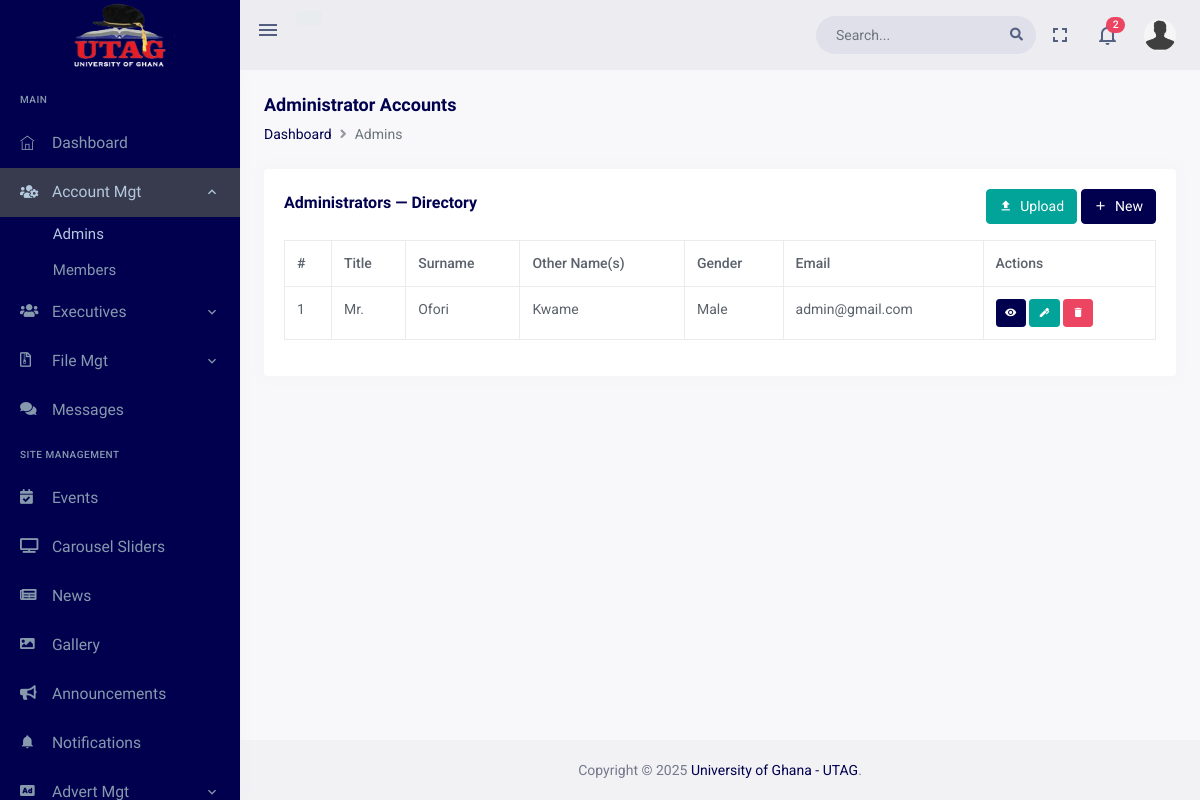
/dashboard/account_management/admins (signed in), run on the app's committed database.
### accounts/models.py (models this page shows, shortened)
class User(AbstractBaseUser, PermissionsMixin):
    TITLE_CHOICES = (
        ('Prof.', 'Prof.'),
        ("Prof. (Mrs.)", "Prof. (Mrs.)"),
        ('Dr.', 'Dr.'),
        ("Dr. (Alhaji)", "Dr. (Alhaji)"),
        ('Mr.', 'Mr.'),
        ('Mrs.', 'Mrs.'),
    )
    GENDER_CHOICES = (
        ('Male', 'Male'),
        ('Female', 'Female')
    )
    EXECUTIVE_POSITION_CHOICES = (
        ('President', 'President'),
        ('Vice President', 'Vice President'),
        ('Secretary', 'Secretary'),
        ('Treasurer', 'Treasurer'),
        ("Women's Executive Officer", "Women's Executive Officer"),
        ('Past President', 'Past President'),
        ('CBAS Rep', 'CBAS Rep'),
        ('College of Humanities Rep', 'College of Humanities Rep'),
        ('College of Health Rep', 'College of Health Rep'),
        ("College of Education Rep", "College of Education Rep"),
    )
    staff_id = models.CharField(max_length=20, unique=True, blank=True, null=True)
    title = models.CharField(max_length=15, choices=TITLE_CHOICES)
    other_name = models.CharField(max_length=30)
    surname = models.CharField(max_length=30)
    gender = models.CharField(max_length=10, choices=GENDER_CHOICES)
    profile_pic = models.ImageField(upload_to='profile_pictures/', blank=True, null=True)
    email = models.EmailField(unique=True)
    email_sent = models.BooleanField(default=False)
    phone_number = models.CharField(max_length=15, blank=True, null=True)
    school = models.ForeignKey(School, on_delete=models.SET_NULL, null=True, blank=True, related_name='users')
    college = models.ForeignKey(College, on_delete=models.SET_NULL, null=True, blank=True, related_name='users')
    department = models.ForeignKey(Department, on_delete=models.SET_NULL, null=True, blank=True, related_name='users')
    created_from_dashboard = models.BooleanField(default=False)
    created_by = models.ForeignKey('self', on_delete=models.CASCADE, blank=True, null=True)
    is_bulk_creation = models.BooleanField(default=False)
    created_at = models.DateTimeField(auto_now_add=True)
    updated_at = models.DateTimeField(auto_now=True)
    is_staff = models.BooleanField(default=False)
    is_superuser = models.BooleanField(default=False)
    executive_image = models.ImageField(upload_to='executive_images/', blank=True, null=True)
    executive_position = models.CharField(max_length=30, choices=EXECUTIVE_POSITION_CHOICES, blank=True, null=True)
    fb_profile_url = models.URLField(blank=True, null=True)
    twitter_profile_url = models.URLField(blank=True, null=True)
    linkedin_profile_url = models.URLField(blank=True, null=True)
    date_appointed = models.DateField(null=True, blank=True)
    date_ended = models.DateField(null=True, blank=True) # 2 years after appointment
    executive_terms = models.PositiveSmallIntegerField(default=1)
    is_active_executive = models.BooleanField(default=False)
    objects = UserManager()
    USERNAME_FIELD = 'email'
    REQUIRED_FIELDS = ['title', 'other_name', 'surname', 'gender']
    def get_full_name(self):
        return f'{self.title} {self.surname} {self.other_name}'
    def get_short_name(self):
        return self.other_name
    def get_profile_pic_url(self):
        return self.profile_pic.url if self.profile_pic else '/static/dashboard/assets/images/users/profile.png'
    class Meta:
        permissions = [
        ('view_dashboard', 'Can view dashboard'),
        ('add_admin', 'Can add admin'),
        ('change_admin', 'Can change admin'),
        ('delete_admin', 'Can delete admin'),
        ('view_admin', 'Can view admin'),
        ('add_executive', 'Can add executive'),
        ('change_executive', 'Can change executive'),
        ('delete_executive', 'Can delete executive'),
        ('view_executive', 'Can view executive'),
        ('add_member', 'Can add member'),
        ('change_member', 'Can change member'),
        ('delete_member', 'Can delete member'),
        ('view_member', 'Can view member'),
        ]

### dashboard/views/account.py (the view)
# urls.py: path('account_management/admins',views.AdminListView.as_view(), name='admins'),
class AdminListView(PermissionRequiredMixin, View):
    template_name = 'dashboard_pages/admins.html'
    permission_required = 'accounts.view_admin'
    @method_decorator(MustLogin)
    def get(self, request):
        users = User.objects.filter(groups__name='Admin').order_by('surname')
        total_documents = Document.objects.filter(category='internal').count()
        total_external_documents = Document.objects.filter(category='external').count()
        notifications = Notification.objects.filter(user=request.user).order_by('-created_at')[:5]
        notification_count = Notification.objects.filter(user=request.user, status='UNREAD').count()
        context = {
            'users': users,
            'total_documents': total_documents,
            'total_external_documents': total_external_documents,
            'notifications': notifications,
            'notification_count': notification_count,
            'has_add_permission': request.user.has_perm('accounts.add_admin'),
            'has_change_permission': request.user.has_perm('accounts.change_admin'),
            'has_delete_permission': request.user.has_perm('accounts.delete_admin'),
            'schools': School.objects.all(),
            'colleges': College.objects.all(),
            'departments': Department.objects.all(),
        }
        return render(request, self.template_name, context)

### dashboard/templates/dashboard_pages/admins.html (shortened to what this page needs)
{% extends "base/dashboard_base.html" %}
{% load static %}
{% block content %}
    <div class="page-content">
        <div class="container-fluid">
            <div class="page-title-box">
                <div class="row align-items-center">
                    <div class="col-md-8">
                        <h6 class="page-title">Administrator Accounts</h6>
                        <ol class="breadcrumb m-0">
                            <li class="breadcrumb-item">
                                <a href="{% url 'dashboard:dashboard' %}">Dashboard</a>
                            </li>
                            <li class="breadcrumb-item active" aria-current="page">Admins</li>
                        </ol>
                    </div>
                </div>
            </div>
            <div class="row">
                <div class="col-12">
                    <div class="card">
                        <div class="card-body">
                            <div class="row align-items-center">
                                <div class="col-md-8">
                                    <h4 class="card-title">Administrators — Directory</h4>
                                </div>
                                {% if has_add_permission %}
                                    <div class="col-md-4">
                                        <div class="float-end d-none d-md-block">
                                            <button class="btn btn-success"
                                                    type="button"
                                                    data-bs-toggle="modal"
                                                    data-bs-target="#uploadOptionsModal">
                                                <i class="mdi mdi-upload me-1"></i> Upload
                                            </button>
                                            <button class="btn btn-primary"
                                                    type="button"
                                                    data-bs-toggle="modal"
                                                    data-bs-target="#addModal">
                                                <i class="mdi mdi-plus me-1"></i> New
                                            </button>
                                        </div>
                                    </div>
                                {% endif %}
                            </div>
                            <div class="mt-3">
                                <table id="datatable"
                                       class="table table-bordered dt-responsive nowrap"
                                       style="border-collapse: collapse;
                                              border-spacing: 0;
                                              width: 100%">
                                    <thead>
                                        <tr>
                                            <th>#</th>
                                            <th>Title</th>
                                            <th>Surname</th>
                                            <th>Other Name(s)</th>
                                            <th>Gender</th>
                                            <th>Email</th>
                                            {% if has_change_permission or has_delete_permission %}<th>Actions</th>{% endif %}
                                        </tr>
                                    </thead>
                                    <tbody>
                                        {% for admin in users %}
                                            <tr>
                                                <td>{{ forloop.counter }}</td>
                                                <td>{{ admin.title }}</td>
                                                <td>{{ admin.surname }}</td>
                                                <td>{{ admin.other_name }}</td>
                                                <td>{{ admin.gender }}</td>
                                                <td>{{ admin.email }}</td>
                                                {% if has_change_permission or has_delete_permission %}
                                                    <td>
                                                        {% if has_change_permission %}
                                                            <a href="#"
                                                               class="btn btn-primary btn-sm"
                                                               data-bs-toggle="modal"
                                                               data-bs-target="#userModal_{{ admin.id }}"
                                                               title="View">
                                                                <i class="mdi mdi-eye"></i>
                                                            </a>
                                                            <a href="#"
                                                               class="btn btn-success btn-sm"
                                                               data-bs-toggle="modal"
                                                               data-bs-target="#editUserModal_{{ admin.id }}"
                                                               title="Edit">
                                                                <i class="mdi mdi-pen"></i>
                                                            </a>
                                                        {% endif %}
                                                        {% if has_delete_permission %}
                                                            <a href="{% url 'dashboard:delete_admin' admin_id=admin.id %}"
                                                               class="btn btn-danger btn-sm"
                                                               onclick="return confirm('Are you sure you want to delete this admin?');"
                                                               title="Delete">
                                                                <i class="mdi mdi-delete"></i>
                                                            </a>
                                                        {% endif %}
                                                    </td>
                                                {% endif %}
                                            </tr>
                                        {% endfor %}
                                    </tbody>
                                </table>
                            </div>
                        </div>
                    </div>
                </div>
            </div>
        </div>
    </div>
{% endblock content %}
{% block my_styles %}
    <link href="{% static 'dashboard/assets/libs/datatables.net-bs4/css/dataTables.bootstrap4.min.css' %}"
          rel="stylesheet"
          type="text/css">
    <link href="{% static 'dashboard/assets/libs/datatables.net-buttons-bs4/css/buttons.bootstrap4.min.css' %}"
          rel="stylesheet"
          type="text/css">
    <link href="{% static 'dashboard/assets/libs/datatables.net-responsive-bs4/css/responsive.bootstrap4.min.css' %}"
          rel="stylesheet"
          type="text/css">
{% endblock my_styles %}

### data on the page
User: title "Mr.", surname "Ofori", other_name "Kwame", gender "Male", email "admin@gmail.com"

### other printed values
{{ notification_count }} "2"
